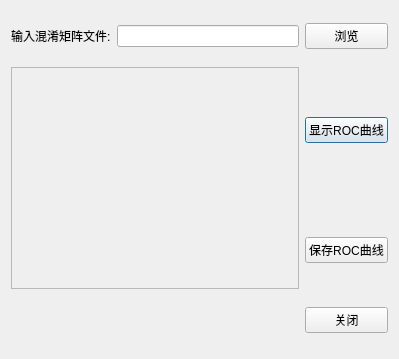
<?xml version="1.0" encoding="UTF-8"?>
<ui version="4.0">
 <class>ROCquxianDialog</class>
 <widget class="QDialog" name="ROCquxianDialog">
  <property name="geometry">
   <rect>
    <x>0</x>
    <y>0</y>
    <width>399</width>
    <height>359</height>
   </rect>
  </property>
  <property name="windowTitle">
   <string>Dialog</string>
  </property>
  <layout class="QGridLayout" name="gridLayout">
   <item row="1" column="2">
    <widget class="QPushButton" name="pushButton_3">
     <property name="text">
      <string>显示ROC曲线</string>
     </property>
    </widget>
   </item>
   <item row="3" column="2">
    <widget class="QPushButton" name="pushButton_2">
     <property name="text">
      <string>关闭</string>
     </property>
    </widget>
   </item>
   <item row="0" column="1">
    <widget class="QLineEdit" name="lineEdit"/>
   </item>
   <item row="0" column="0">
    <widget class="QLabel" name="label">
     <property name="text">
      <string>输入混淆矩阵文件:</string>
     </property>
    </widget>
   </item>
   <item row="0" column="2">
    <widget class="QPushButton" name="pushButton_6">
     <property name="text">
      <string>浏览</string>
     </property>
    </widget>
   </item>
   <item row="2" column="2">
    <widget class="QPushButton" name="pushButton_4">
     <property name="text">
      <string>保存ROC曲线</string>
     </property>
    </widget>
   </item>
   <item row="1" column="0" rowspan="2" colspan="2">
    <widget class="QFrame" name="frame">
     <property name="minimumSize">
      <size>
       <width>210</width>
       <height>210</height>
      </size>
     </property>
     <property name="frameShape">
      <enum>QFrame::StyledPanel</enum>
     </property>
     <property name="frameShadow">
      <enum>QFrame::Raised</enum>
     </property>
    </widget>
   </item>
  </layout>
 </widget>
 <resources/>
 <connections/>
</ui>
